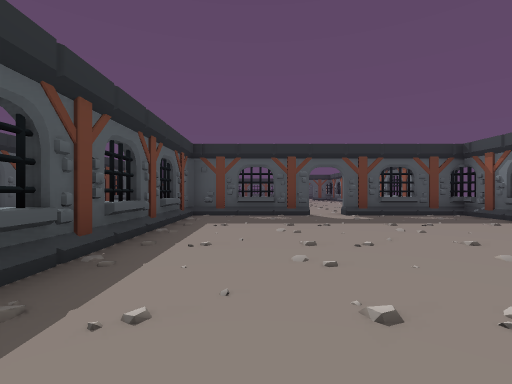
view 1 (above)

22 first-person views from a walk through a Godot game level. The camera is 1.3 m above the floor, looks level and sees 85° across. The floor is counted in squares, 2 m on a side. Each view is taken from the middle of a square. On the plan, view 1 faces up. The plan holds only what a view shows up to about 9 squares ahead; the rest is blank.

view 2
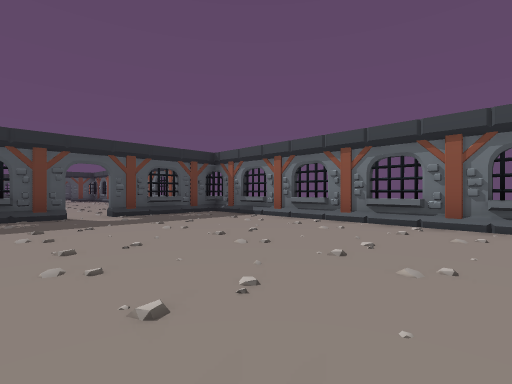

view 3
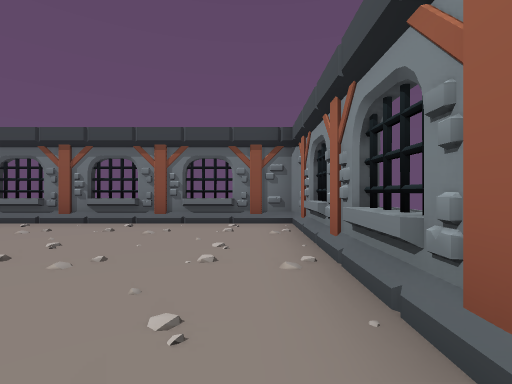

view 4
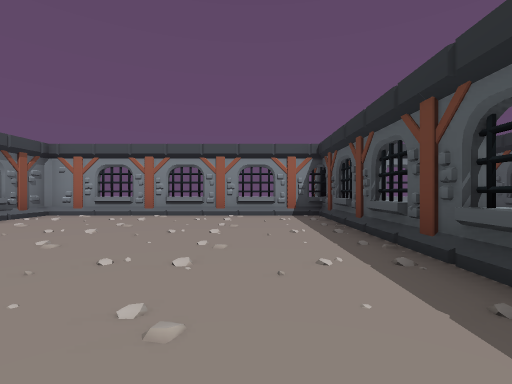

view 5
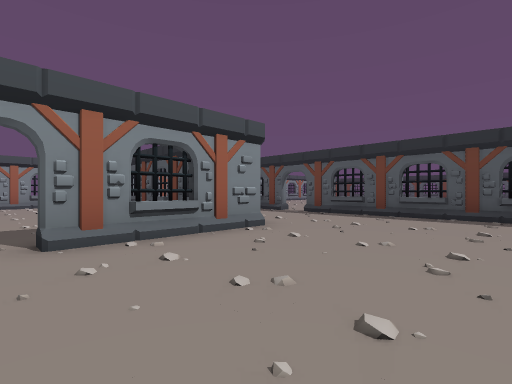

view 6
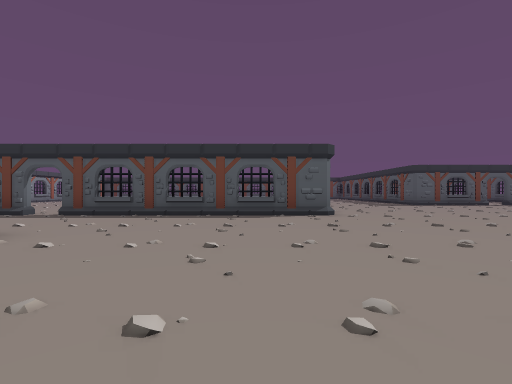

view 7
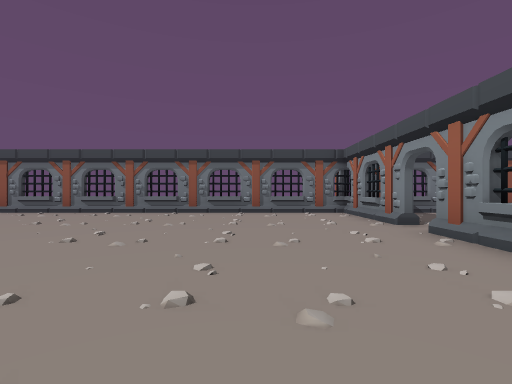

view 8
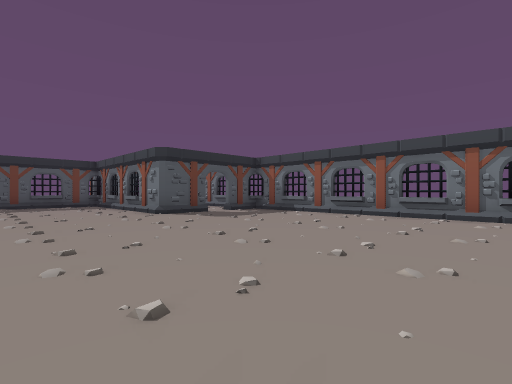

view 9
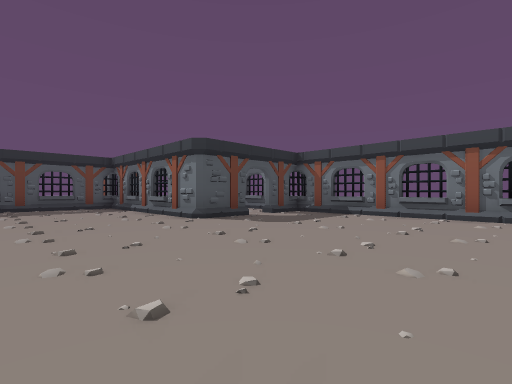

view 10
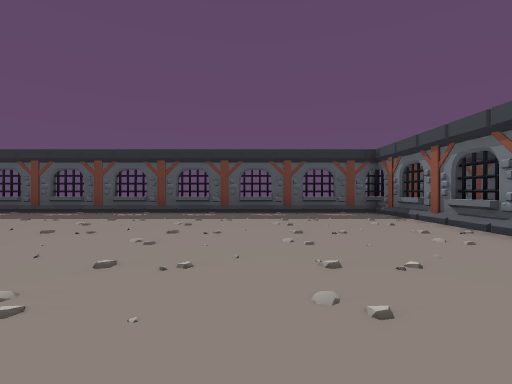

view 11
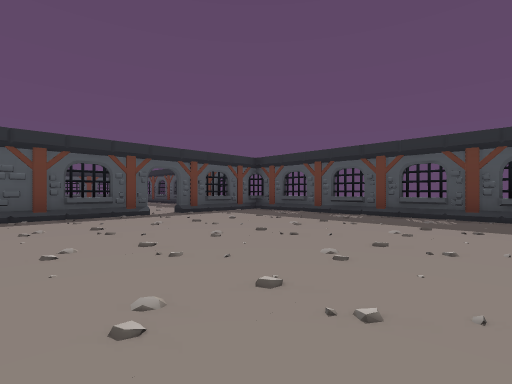

view 12
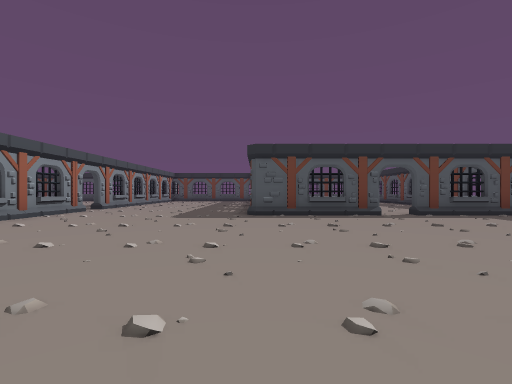

view 13
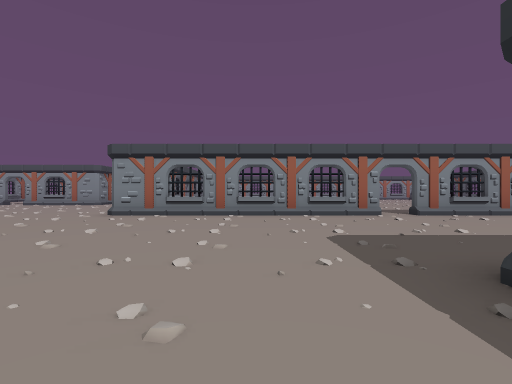

view 14
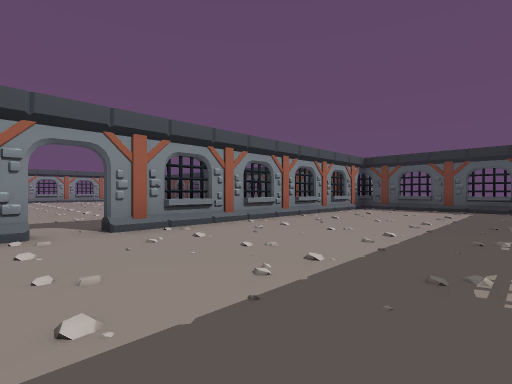

view 15
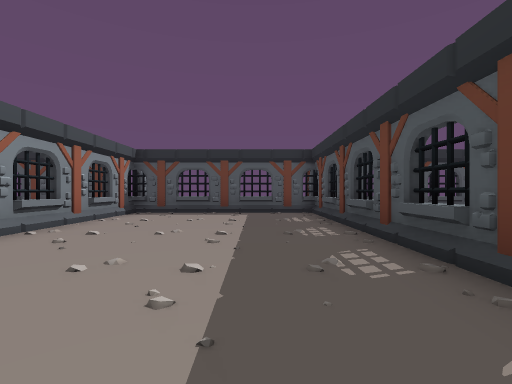

view 16
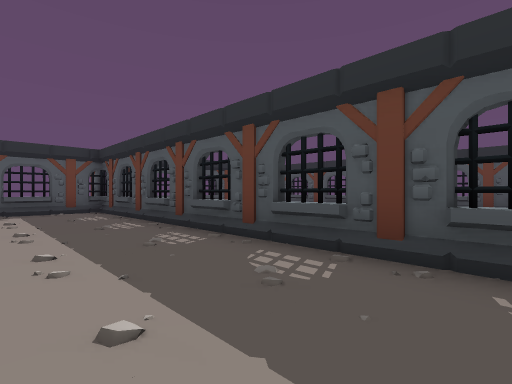

view 17
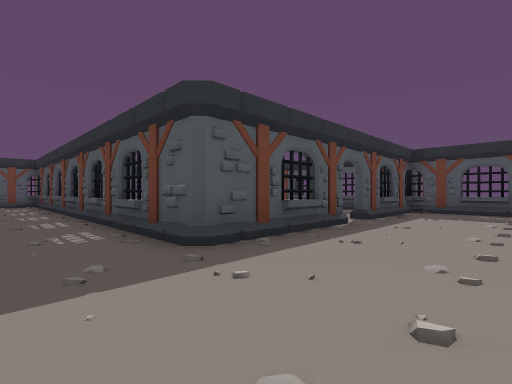

view 18
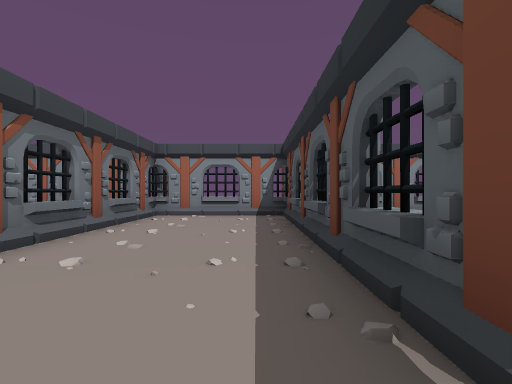

view 19
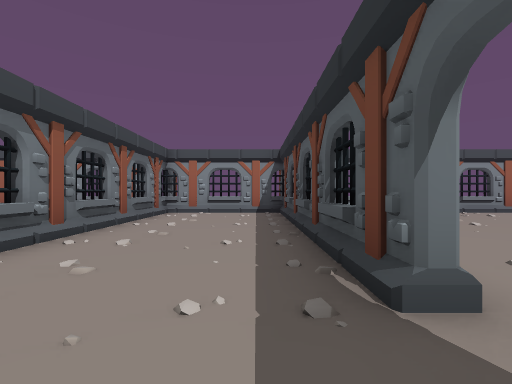

view 20
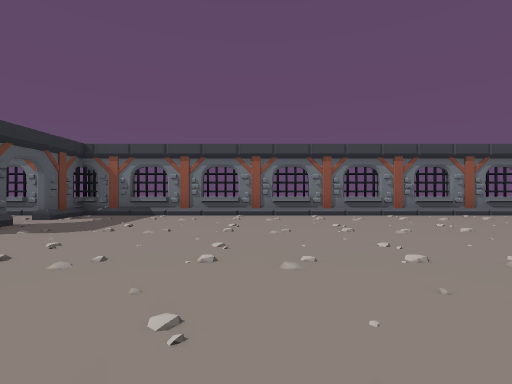

view 21
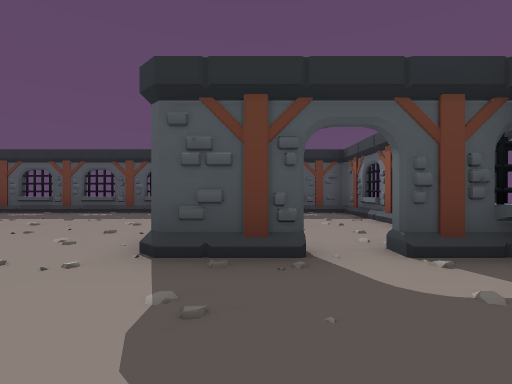

view 22
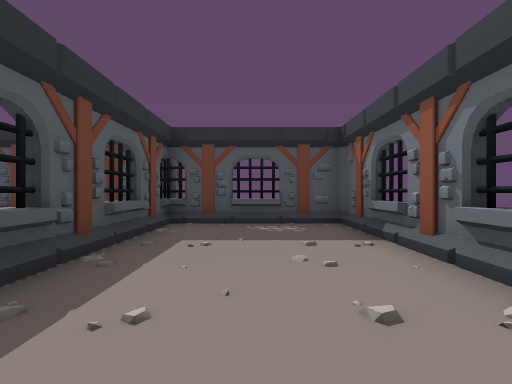

### Floor plan
Points are (right, up) in squares from view 1. A wall is a line through its corners. A room is listed if a view was taken in it or the views show most of it. See-through windows are left out.
Room 1 (views 1, 2, 3, 4)
walls: (5.8, 5.6) (6.1, 6.2); (-1.8, 6.3) (-2.1, 5.9); (1.6, -2.1) (2.1, -1.9); (1.5, 8.1) (1.5, 7.9) (-1.9, 7.9) (-1.9, -1.9); (3.8, -2.1) (4.4, -1.8); (-2, -1.8) (5.9, -1.8) (5.9, 7.9) (2.5, 7.9)
ways out: opening at (2, 8) to room 2
Room 2 (views 5, 6, 7, 8, 9, 10, 11, 12, 13, 14, 15, 16, 17, 18, 19, 20, 21)
walls: (-6, 9.9) (-5.8, 9.5); (-11.8, 22.3) (-12, 22) (-11.6, 21.3); (-6, 8.2) (-5.8, 7.7); (-13.5, 14.1) (-5.9, 14.1) (-5.9, 6.5); (-2, 8.1) (1.5, 8.1); (-11.9, 23.5) (-11.9, 20) (-12, 19.9) (-23.9, 19.9) (-23.9, 14.1) (-14.5, 14.1) (-14.5, 13.8); (3.5, 21.9) (1.9, 21.9) (1.9, 27.9) (-11.9, 27.9) (-11.9, 24.5) (-12.2, 24.5); (2.1, 23.8) (1.8, 24.3); (-0.1, 8.2) (0.3, 8) (0.7, 8.2); (6, 18.1) (5.7, 18.6); (5.8, 19.6) (6.1, 20.1); (-11.8, 26.1) (-12.1, 25.6); (-16.1, 13.9) (-15.7, 14.2); (-1.9, 28.1) (-2.3, 27.9); (-5.9, 5.5) (-5.9, -1.8) (-2, -1.8); (2.5, 8.1) (5.9, 8.1) (5.9, 21.9) (4.5, 21.9); (-9.9, 28.1) (-10.3, 27.9); (6.1, 11.7) (5.9, 12.1); (5.8, 9.9) (6.1, 10.4); (-6, 3.6) (-5.6, 3.2); (-19.9, 20.1) (-20.3, 19.9); (-2.1, -1.9) (-2.1, 4)
ways out: opening at (2, 8) to room 1; opening at (4, 22) to room 3; opening at (-14, 14); opening at (-12, 24); opening at (-6, 6)
Room 3 (view 22)
walls: (2.2, 24.7) (2, 24.3); (5.9, 23.1) (5.9, 27.9) (1.9, 27.9); (2.1, 27.9) (2.1, 23.8)
ways out: opening at (4, 22) to room 2

Where each view was taken, in squares from view 1:
view 1: 0 up, 0 right, facing up
view 2: 0 up, 0 right, facing up-right
view 3: 1 down, 0 right, facing right
view 4: 6 up, 0 right, facing down
view 5: 12 up, 2 right, facing down-left
view 6: 12 up, 2 right, facing left
view 7: 11 up, 3 left, facing right
view 8: 14 up, 2 left, facing up-right
view 9: 16 up, 2 left, facing up-right
view 10: 19 up, 2 left, facing up
view 11: 20 up, 4 left, facing up-left
view 12: 20 up, 4 left, facing left
view 13: 22 up, 10 left, facing down
view 14: 19 up, 13 left, facing down-left
view 15: 18 up, 15 left, facing left
view 16: 17 up, 14 left, facing up-left
view 17: 18 up, 9 left, facing up-left
view 18: 6 up, 5 left, facing down
view 19: 7 up, 5 left, facing down
view 20: 17 up, 2 left, facing right
view 21: 19 up, 3 right, facing up
view 22: 22 up, 4 right, facing up
